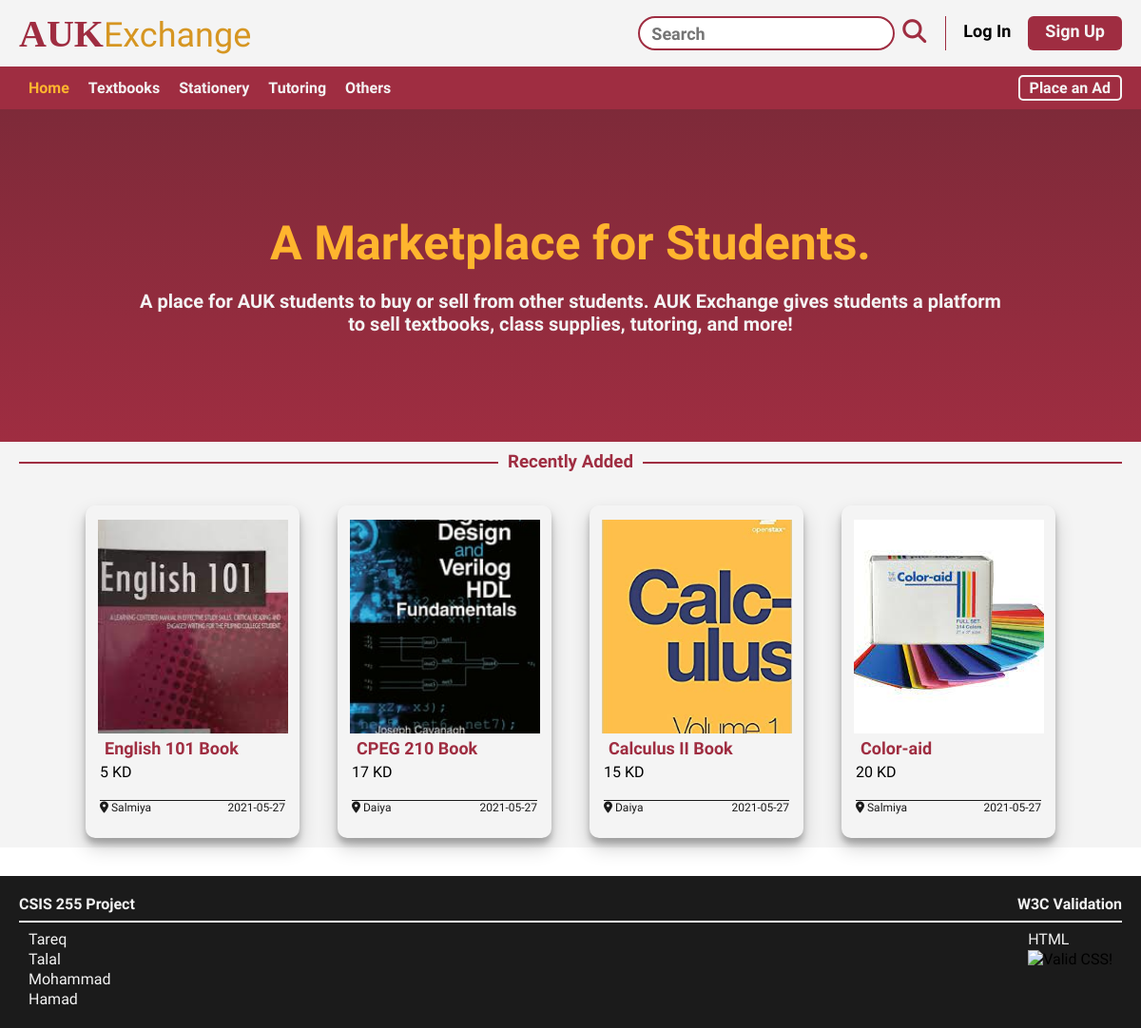
The page /homepage.php on the database its author committed.
### tables this page shows
CREATE TABLE `listings` (
  `ID` int(50) NOT NULL,
  `account_fk` int(50) NOT NULL,
  `name` varchar(50) NOT NULL,
  `price` int(50) NOT NULL,
  `description` varchar(250) NOT NULL,
  `date_added` date NOT NULL,
  `Image` varchar(200) NOT NULL,
  `Category` varchar(50) NOT NULL
);

CREATE TABLE `accounts` (
  `ID` int(11) NOT NULL,
  `Username` varchar(20) NOT NULL,
  `Fname` varchar(20) NOT NULL,
  `Lname` varchar(20) NOT NULL,
  `Email` varchar(50) NOT NULL,
  `Location` varchar(50) NOT NULL,
  `Phone_Num` bigint(20) NOT NULL,
  `Password` varchar(50) NOT NULL
);

### functions.php (the view, shortened to what this page needs)
<?php
function component($title, $price, $img, $location, $date)
{
$element = '
<div class="item-card">
    <img class="card-img" src="images/'.$img.'" alt="Ad Image">
    <a href="homepage.php" class="card-title">'.$title.'</a>
<div class="card-price">'.$price.' KD</div>
<ul class="item-card-detail">
    <li class="card-location"><i class="fas fa-map-marker-alt"></i> '.$location.'</li>
<li class="card-date">'.$date.'</li>
</ul>
</div>
';
echo $element;
}
function getLatestListingsData($con)
{
    $query = "SELECT * FROM listings INNER JOIN accounts ON listings.account_fk = accounts.ID ORDER BY listings.ID DESC LIMIT 4";
    $result = mysqli_query($con, $query);
    if (mysqli_num_rows($result) > 0) {
        return $result;
    }
}
?>

### homepage.php (shortened to what this page needs)
<?php
include("connection.php");
include("functions.php");
$_user_data = check_login($con);
?>
<!DOCTYPE html>
<html lang="en">
<head>
    <link rel="stylesheet" href="style.css" />
</head>
<body>
    <nav class="top-nav">
        <div class="top-nav_content container">
            <h2 class="top-nav_logo"><span class="logo-span">AUK</span>Exchange</h2>
            <ul class="top-nav_list">
                <li class="top-nav_item1">
                    <form action="search.php" method="POST">
                        <input type="text" name="search" id="search" placeholder="Search" required/>
                        <button type="submit" name="submit-search"><i class="fas fa-search"></i></button>
                    </form>
                </li>
                <?php if (isset($_user_data['ID'])) { ?>
                <li class="top-nav_item2"><a href="account.php"><i class="fas fa-user fa-lg"></i>&nbsp;
                        <?php echo $_user_data['Username'] ?></a></li>
                <li class="top-nav_item3"><a href="logout.php">Log Out</a></li>
                <?php } else { ?>
                <li class="top-nav_item2"><a href="login.php">Log In</a></li>
                <li class="top-nav_item3"><a href="signup.php">Sign Up</a></li>
                <?php } ?>
            </ul>
        </div>
    </nav>
    <nav class="bottom-nav">
        <div class="bottom-nav_content container">
            <ul class="bottom-nav_list">
                <li><a class="highlight-yellow" href="homepage.php">Home</a></li>
                <li><a href="book.php">Textbooks</a></li>
                <li><a href="stationery.php">Stationery</a></li>
                <li><a href="tutoring.php">Tutoring</a></li>
                <li><a href="other.php">Others</a></li>
                <li class="bottom-nav_lastitem"><a <?php if (isset($_user_data['ID'])) { ?> href="create_ad.php"
                        <?php } else { ?> href="login.php" <?php } ?>>Place an Ad</a></li>
            </ul>
        </div>
    </nav>
    <header class="header">
        <div class="header_content container">
            <h1 class="header_title">A Marketplace for Students.</h1>
            <p class="header_info">
                A place for AUK students to buy or sell from other students.
                <span id="highlight-yellow">AUK Exchange</span> gives students a
                platform to sell textbooks, class supplies, tutoring, and more!
            </p>
        </div>
    </header>
    <main class="main">
        <div class="main-content container">
            <div class="main-content_title">
                <h3 class="main-content_title_header">Recently Added</h3>
            </div>
            <div class="main-content_slider">
                <?php
                $result = getLatestListingsData($con);
                while ($row = mysqli_fetch_assoc($result)) {
                    component($row['name'], $row['price'], $row['Image'], $row['Location'], $row['date_added']);
                }
                ?>
            </div>
        </div>
    </main>
    <footer class="footer">
        <div class="footer-content container">
            <div class="footer-title">
                <h4 class="footer-title_subject">CSIS 255 Project</h4>
                <h4 class="footer-title_validation">W3C Validation</h4>
            </div>
            <div class="footer-details">
                <ul class="footer-details-names">
                    <li>Tareq</li>
                    <li>Talal</li>
                    <li>Mohammad</li>
                    <li>Hamad</li>
                </ul>
                <ul class="footer-details-icons">
                    <li>HTML</li>
                    <li>
                        <p>
                            <a href="http://jigsaw.w3.org/css-validator/check/referer">
                                <img style="border:0;width:88px;height:31px"
                                    src="http://jigsaw.w3.org/css-validator/images/vcss" alt="Valid CSS!" />
                            </a>
                        </p>
                    </li>
                </ul>
            </div>
        </div>
    </footer>
</body>
</html>

### style.css (style rules this page uses)
* { box-sizing: border-box; margin: 0; padding: 0; }
body { font-family: Mulish, "Trebuchet MS", sans-serif; }
a { text-decoration: none; color: #000; }
.container { max-width: 1200px; padding: 0 20px; margin: auto; }
.highlight-yellow { color: #ffb52e !important; }
.top-nav { background-color: #f4f4f4; }
.top-nav_content { display: flex; justify-content: space-between; align-items: center; height: 70px; }
.top-nav_logo { color: #d69622; font-weight: lighter; font-size: 36px; }
.logo-span { color: #9f2d41; font-family: "Times New Roman", Times, serif; font-weight: bold; font-size: 40px; }
.top-nav_list { display: flex; justify-content: end; list-style: none; }
.top-nav_item1 input[type="text"] { border: 2px solid #9f2d41; font-weight: bold; font-size: 18px; padding-left: 12px; margin-right: 4px; outline: none; font-family: Mulish; border-radius: 50px; height: 36px; }
.top-nav_item1 { padding-right: 20px; }
.top-nav_item1 button { background-color: transparent; border: none; cursor: pointer; color: #9f2d41; font-size: 25px; }
.top-nav_item2, .top-nav_item3 { padding: 5px 18px; font-size: 18px; font-weight: bold; }
.top-nav_item2 { border-left: solid 1px #9f2d41; }
.top-nav_item3 { background-color: #9f2d41; border-radius: 6px; }
.top-nav_item3 a { color: #f4f4f4; }
.bottom-nav { background-color: #9f2d41; }
.bottom-nav_content { height: 45px; display: flex; align-items: center; }
.bottom-nav_list { list-style: none; width: 100%; display: flex; }
.bottom-nav_list a { color: #f4f4f4; font-weight: bold; padding: 0 10px; }
.bottom-nav_lastitem { margin-left: auto; }
.bottom-nav_lastitem a { padding: 2px 10px; color: #f4f4f4; border: solid 2px #f4f4f4; border-radius: 5px; }
.header { background-image: linear-gradient(#7e2a39, #9f2d41); }
.header_content { height: 350px; display: flex; flex-direction: column; align-items: center; justify-content: center; }
.header_title { color: #ffb52e; font-weight: bold; font-size: 50px; text-align: center; padding-bottom: 20px; }
.header_info { color: #f4f4f4; font-weight: bold; font-size: 20px; text-align: center; width: 80%; }
.footer { background-color: #1b1b1b; }
.footer-content { padding: 20px 20px; height: 160px; color: #f4f4f4; }
.footer-title { display: flex; justify-content: space-between; border-bottom: 2px solid #f4f4f4; }
.footer-title > * { padding-bottom: 8px; }
.footer-details { display: flex; justify-content: space-between; }
.footer-content ul { list-style: none; padding-top: 8px; }
.footer-details-names { padding-left: 10px; }
.footer-details-icons { padding-right: 10px; }
.footer-details li { font-size: 16px; padding-bottom: 2px; }
.main { background-color: #f4f4f4; }
.main-content_title { position: relative; display: flex; flex-direction: column; align-items: center; z-index: 2; padding: 10px 0; }
.main-content_title_header { background-color: #f4f4f4; color: #9f2d41; padding: 0 10px; z-index: 1; }
.main-content_slider { display: flex; justify-content: center; align-items: center; margin: 15px 0 30px 0;; }
.item-card { border-radius: 10px; box-shadow: 0 10px 20px rgba(0, 0, 0, 0.19), 0 6px 6px rgba(0, 0, 0, 0.23); height: 350px; width: 225px; padding: 15px; margin: 10px 20px; display: flex; flex-direction: column; }
.card-img { width: 200px; align-self: center; height: 225px; object-fit: cover; }
.card-title { font-size: 18px; margin: 5px; font-weight: bold; color: #9f2d41; }
.card-price { padding-bottom: 20px; border-bottom: #1b1b1b solid 1px; }
.item-card ul { list-style-type: none; display: flex; font-size: 12px; color: #1b1b1b; }
.card-date { margin-left: auto; }

### rows shown on the page
listings: Image (picture), name "English 101 Book", price "5", account_fk.Location "Salmiya", date_added "2021-05-27"
listings: Image (picture), name "CPEG 210 Book", price "17", account_fk.Location "Daiya", date_added "2021-05-27"
listings: Image (picture), name "Calculus II Book", price "15", account_fk.Location "Daiya", date_added "2021-05-27"
listings: Image (picture), name "Color-aid", price "20", account_fk.Location "Salmiya", date_added "2021-05-27"
